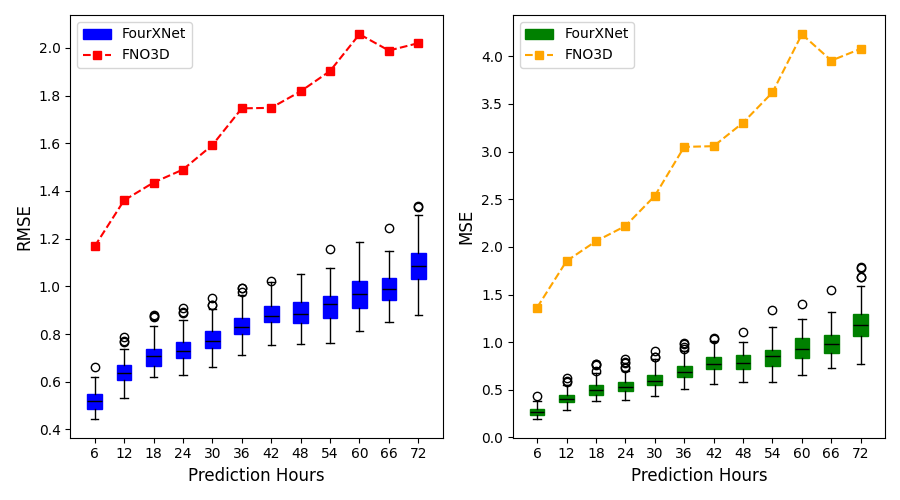

This figure's Python source:
import matplotlib.pyplot as plt
import matplotlib.patches as mpatches
import matplotlib.lines as mlines
import pandas as pd
import json

# Load data from a JSON file
with open('evaluate_main.json', 'r') as file:
    data1 = json.load(file)

# Convert data to DataFrame
df1 = pd.DataFrame(data1)

# Plotting RMSE and MSE distributions by step in subplots
fig, (ax1, ax2) = plt.subplots(1, 2, figsize=(9, 5))

# Set the box width and colors
box_width = 3  # Adjust this value as needed

with open('evaluate_fno3d.json', 'r') as file:
    data2 = json.load(file)

df2 = pd.DataFrame(data2)

# Calculate median RMSE and MSE for FNO3D
median_rmse = [df2[df2['prediction_hours'] == hour]['rmse'].median() for hour in sorted(df2['prediction_hours'].unique())]
median_mse = [df2[df2['prediction_hours'] == hour]['mse'].median() for hour in sorted(df2['prediction_hours'].unique())]
hours = sorted(df1['prediction_hours'].unique())

# Define legend patches and lines
box_rmse_patch = mpatches.Patch(color='blue', label='FourXNet')
box_mse_patch = mpatches.Patch(color='green', label='FourXNet')
line_rmse_patch = mlines.Line2D([], [], color='red', linestyle='--', marker='s', label='FNO3D')
line_mse_patch = mlines.Line2D([], [], color='orange', linestyle='--', marker='s', label='FNO3D')

# RMSE Boxplot
ax1.boxplot(
    [df1[df1['prediction_hours'] == hour]['rmse'] for hour in sorted(df1['prediction_hours'].unique())],
    positions=sorted(df1['prediction_hours'].unique()),
    widths=box_width,
    patch_artist=True,
    boxprops=dict(color='blue', facecolor='blue', edgecolor="black"),
    medianprops=dict(color='black')
)
ax1.plot(hours, median_rmse, color='red', linestyle='--', marker='s', label='FNO3D RMSE')
ax1.legend(handles=[box_rmse_patch, line_rmse_patch], loc='upper left')
ax1.set_xlabel('Prediction Hours', fontsize=12)
ax1.set_ylabel('RMSE', fontsize=12)

# MSE Boxplot
ax2.boxplot(
    [df1[df1['prediction_hours'] == hour]['mse'] for hour in sorted(df1['prediction_hours'].unique())],
    positions=sorted(df1['prediction_hours'].unique()),
    widths=box_width,
    patch_artist=True,
    boxprops=dict(color='green', facecolor='green', edgecolor="black"),
    medianprops=dict(color='black')
)
ax2.plot(hours, median_mse, color='orange', linestyle='--', marker='s', label='FNO3D MSE')
ax2.legend(handles=[box_mse_patch, line_mse_patch], loc='upper left')
ax2.set_xlabel('Prediction Hours', fontsize=12)
ax2.set_ylabel('MSE', fontsize=12)

plt.tight_layout()
plt.savefig('dist.png')